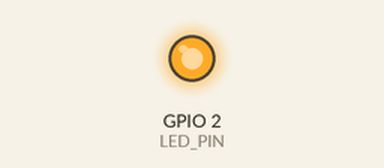
A sketch run on a simulated ESP32. Parts: output pins drawn as LEDs (lit = HIGH). I2S audio is not simulated (input reads silence); random numbers use the default seed unless the sketch sets one; what the sketch prints to the serial monitor is not drawn.

Above: at 5.8 s.
At 36.5 s:
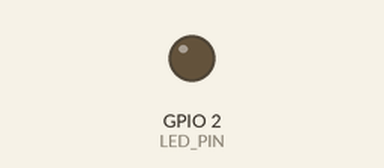
Timing chart, 0 to 40.7 s (numbered marks = the images above):
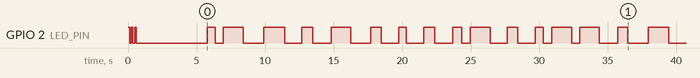

The sketch:

sonara_deploy_node.ino
```cpp
/*
 * SONARA DEPLOYMENT NODE (farm data collection, Nov 2026)
 *
 * Records 5-s clips back to back and sends every clip to the bridge, as fast as the link allows.
 * Up to 5 nodes can share one bridge: before sending, a node asks the bridge for a turn
 * (REQUEST -> GRANT or WAIT), so only one node sends at a time and the USB link to the Pi
 * is never overloaded. With one node: about one clip every 9-10 s (about 6 clips per minute).
 *
 * Cycle:  RECORD 5 s  ->  ask for a turn  ->  SEND 667 packets (with retries)  ->  END packet with stats
 *
 * >>> BEFORE FLASHING EACH NODE: set NODE_ID (1, 2, 3, 4, 5 - every node different!) <<<
 * BRIDGE_MAC must be your bridge ESP32's MAC (unchanged from before).
 *
 * Blue LED (GPIO2):  ON = sending a clip | slow blink = waiting for a turn |
 *                    OFF = recording | 3 fast blinks at start-up | fast blink forever = bridge not found for 60 s
 * Wiring = the normal node (INMP441: WS 25, SCK 27, SD 32). Board: "ESP32 Dev Module".
 */
#include <WiFi.h>
#include <esp_now.h>
#include <esp_wifi.h>
#include <esp_idf_version.h>
#include <driver/i2s.h>

// ===================== SET THESE =====================
#define NODE_ID           1                    // 1..5, DIFFERENT for every node
uint8_t BRIDGE_MAC[6] = {0xD4, 0xE9, 0xF4, 0xB2, 0xBF, 0x28};
#define HAS_BATT_DIVIDER  0                    // 1 only if the 100k/100k divider to GPIO34 is built
#define MIN_CYCLE_MS      0                    // 0 = as fast as possible; e.g. 30000 = one clip per 30 s
// =====================================================

#define WIFI_CHANNEL      1
#define SEND_RETRIES      4
#define INTER_PACKET_DELAY_MS 2
#define MAX_CONSEC_FAIL   20
#define TURN_GIVEUP_MS    60000                // no turn for 60 s -> drop this clip, record a new one
#define LED_PIN           2
#define BATT_PIN          34

#define I2S_WS   25
#define I2S_SCK  27
#define I2S_SD   32
#define I2S_PORT I2S_NUM_0
#define SAMPLE_RATE  16000
#define CLIP_SAMPLES 80000
#define CLIP_BYTES   160000
#define PIECES       10
#define PIECE_BYTES  16000
#define DATA_MAX     240

#define MSG_AUDIO 0x53
#define MSG_REQ   0x60
#define MSG_GRANT 0x61
#define MSG_WAIT  0x62
#define MSG_END   0x63

typedef struct __attribute__((packed)) {
  uint8_t magic, type, node_id; uint16_t clip_id, chunk_idx, total_chunks; uint8_t data_len; uint8_t data[DATA_MAX];
} AudioPacket;                                   // 250 bytes, same layout as sonara_node.ino
typedef struct __attribute__((packed)) {
  uint8_t magic, node_id; uint16_t clip_id;
} CtrlPacket;                                    // REQ / GRANT / WAIT, 4 bytes
typedef struct __attribute__((packed)) {
  uint8_t magic, node_id; uint16_t clip_id;
  uint32_t uptime_s, min_heap; uint8_t reset_reason, i2s_ok;
  uint16_t rec_peak, rec_rms, pkts, failed, retries, send_ms, wait_ms, batt_mv;
  uint32_t rec_age_ms;                           // ms from start of recording to this END packet
  uint16_t dropped_clips, sent_clips;            // since boot
} EndPacket;                                     // 38 bytes

uint8_t *piece[PIECES];
static int32_t raw[256];
volatile bool cbDone = false, cbOk = false;
volatile uint8_t ctrlReply = 0; volatile uint16_t ctrlClip = 0;
uint16_t clipId = 0, droppedClips = 0, sentClips = 0;
bool i2sOk = false;

#if ESP_IDF_VERSION >= ESP_IDF_VERSION_VAL(5, 5, 0)
void onSent(const wifi_tx_info_t *info, esp_now_send_status_t s) {
#else
void onSent(const uint8_t *mac, esp_now_send_status_t s) {
#endif
  cbOk = (s == ESP_NOW_SEND_SUCCESS); cbDone = true;
}

#if ESP_IDF_VERSION_MAJOR >= 5
void onRecv(const esp_now_recv_info_t *info, const uint8_t *d, int len) {
#else
void onRecv(const uint8_t *mac, const uint8_t *d, int len) {
#endif
  if (len >= 4 && (d[0] == MSG_GRANT || d[0] == MSG_WAIT) && d[1] == NODE_ID) {
    ctrlClip = d[2] | (d[3] << 8);
    ctrlReply = d[0];
  }
}

bool sendOnce(const uint8_t *d, size_t n) {
  cbDone = false; cbOk = false;
  if (esp_now_send(BRIDGE_MAC, d, n) != ESP_OK) { delay(5); return false; }
  unsigned long t0 = millis();
  while (!cbDone && millis() - t0 < 60) delay(1);
  return cbDone && cbOk;
}

void copyClip(uint32_t off, uint32_t len, uint8_t *dst) {      // clip bytes live in 10 pieces
  while (len) {
    uint32_t p = off / PIECE_BYTES, o = off % PIECE_BYTES, n = min(len, (uint32_t)(PIECE_BYTES - o));
    memcpy(dst, piece[p] + o, n); dst += n; off += n; len -= n;
  }
}

// Ask the bridge for a turn. Returns true when granted.
bool waitForTurn(unsigned long &waitMs) {
  CtrlPacket rq = {MSG_REQ, NODE_ID, clipId};
  unsigned long t0 = millis();
  while (millis() - t0 < TURN_GIVEUP_MS) {
    digitalWrite(LED_PIN, ((millis() / 500) % 2) ? HIGH : LOW);
    ctrlReply = 0;
    sendOnce((uint8_t *)&rq, sizeof(rq));
    unsigned long t1 = millis();
    while (ctrlReply == 0 && millis() - t1 < 150) delay(1);
    if (ctrlReply == MSG_GRANT && ctrlClip == clipId) { waitMs = millis() - t0; return true; }
    if (ctrlReply == MSG_WAIT) delay(300 + esp_random() % 600);     // another node is sending
    else delay(400 + esp_random() % 300);                           // no answer: bridge busy or away
  }
  waitMs = millis() - t0;
  return false;
}

void setup() {
  Serial.begin(115200);
  pinMode(LED_PIN, OUTPUT);
  for (int i = 0; i < 3; i++) { digitalWrite(LED_PIN, HIGH); delay(120); digitalWrite(LED_PIN, LOW); delay(120); }
  for (int i = 0; i < PIECES; i++) {
    piece[i] = (uint8_t *)malloc(PIECE_BYTES);
    if (!piece[i]) { Serial.printf("FAIL: memory piece %d\n", i); while (true) delay(1000); }
  }
  i2s_config_t cfg = {};
  cfg.mode = (i2s_mode_t)(I2S_MODE_MASTER | I2S_MODE_RX);
  cfg.sample_rate = SAMPLE_RATE;
  cfg.bits_per_sample = I2S_BITS_PER_SAMPLE_32BIT;
  cfg.channel_format = I2S_CHANNEL_FMT_ONLY_LEFT;
  cfg.communication_format = I2S_COMM_FORMAT_STAND_I2S;
  cfg.intr_alloc_flags = ESP_INTR_FLAG_LEVEL1;
  cfg.dma_buf_count = 8; cfg.dma_buf_len = 256; cfg.use_apll = false;
  i2s_pin_config_t pins = {};
  pins.mck_io_num = I2S_PIN_NO_CHANGE; pins.bck_io_num = I2S_SCK; pins.ws_io_num = I2S_WS;
  pins.data_out_num = I2S_PIN_NO_CHANGE; pins.data_in_num = I2S_SD;
  i2sOk = (i2s_driver_install(I2S_PORT, &cfg, 0, NULL) == ESP_OK) && (i2s_set_pin(I2S_PORT, &pins) == ESP_OK);

  WiFi.mode(WIFI_STA); WiFi.disconnect();
  esp_wifi_set_channel(WIFI_CHANNEL, WIFI_SECOND_CHAN_NONE);
  if (esp_now_init() != ESP_OK) { Serial.println("FAIL: ESP-NOW init"); while (true) delay(1000); }
  esp_now_register_send_cb(onSent);
  esp_now_register_recv_cb(onRecv);
  esp_now_peer_info_t peer = {};
  memcpy(peer.peer_addr, BRIDGE_MAC, 6); peer.channel = WIFI_CHANNEL; peer.encrypt = false;
  esp_now_add_peer(&peer);
  Serial.printf("SONARA deployment node %d started, free heap %u, mic %s\n",
                NODE_ID, (unsigned)ESP.getFreeHeap(), i2sOk ? "OK" : "FAILED");
}

void loop() {
  unsigned long recStart = millis();

  // 1. RECORD 5 s (LED off)
  digitalWrite(LED_PIN, LOW);
  uint32_t peak = 0; double sumSq = 0; size_t br = 0;
  if (i2sOk) {
    for (int k = 0; k < 4; k++) i2s_read(I2S_PORT, raw, sizeof(raw), &br, portMAX_DELAY);   // flush old samples
    recStart = millis();
    uint32_t n = 0;
    while (n < CLIP_SAMPLES) {
      i2s_read(I2S_PORT, raw, sizeof(raw), &br, portMAX_DELAY);
      int words = br / 4;
      for (int i = 0; i < words && n < CLIP_SAMPLES; i++, n++) {
        int16_t s = (int16_t)(raw[i] >> 16);
        uint32_t off = n * 2;
        piece[off / PIECE_BYTES][off % PIECE_BYTES] = s & 0xFF;
        piece[(off + 1) / PIECE_BYTES][(off + 1) % PIECE_BYTES] = (s >> 8) & 0xFF;
        uint32_t a = s < 0 ? -(int32_t)s : s; if (a > peak) peak = a; sumSq += (double)s * s;
      }
    }
  } else {
    delay(5000);                                   // mic failed: still report so the Pi sees it
  }

  // 2. ASK FOR A TURN
  unsigned long waitMs = 0;
  if (!waitForTurn(waitMs)) {
    droppedClips++;
    Serial.printf("clip %u dropped: no turn from the bridge for %lu ms\n", clipId, waitMs);
    for (int i = 0; i < 40; i++) { digitalWrite(LED_PIN, i % 2); delay(50); }    // fast blink = bridge not found
    clipId++;
    return;
  }

  // 3. SEND the clip (LED on)
  digitalWrite(LED_PIN, HIGH);
  AudioPacket ap; ap.magic = MSG_AUDIO; ap.type = 1; ap.node_id = NODE_ID; ap.clip_id = clipId;
  uint16_t total = (CLIP_BYTES + DATA_MAX - 1) / DATA_MAX;
  ap.total_chunks = total;
  uint16_t sentOk = 0, failed = 0, retries = 0; int consec = 0;
  unsigned long t0 = millis();
  for (uint16_t i = 0; i < total; i++) {
    uint32_t off = (uint32_t)i * DATA_MAX, len = min((uint32_t)DATA_MAX, (uint32_t)(CLIP_BYTES - off));
    ap.chunk_idx = i; ap.data_len = len; copyClip(off, len, ap.data);
    bool ok = false;
    for (int a = 0; a <= SEND_RETRIES && !ok; a++) { if (a) retries++; ok = sendOnce((uint8_t *)&ap, sizeof(ap)); }
    if (ok) { sentOk++; consec = 0; } else { failed++; consec++; }
    if (consec >= MAX_CONSEC_FAIL) { failed += total - 1 - i; break; }   // bridge gone: give up this clip
    delay(INTER_PACKET_DELAY_MS);
  }
  unsigned long sendMs = millis() - t0;
  sentClips++;

  // 4. END packet with this clip's numbers (also tells the bridge the turn is over)
  EndPacket e = {};
  e.magic = MSG_END; e.node_id = NODE_ID; e.clip_id = clipId;
  e.uptime_s = millis() / 1000; e.min_heap = ESP.getMinFreeHeap(); e.reset_reason = (uint8_t)esp_reset_reason();
  e.i2s_ok = i2sOk; e.rec_peak = peak > 65535 ? 65535 : peak; e.rec_rms = (uint16_t)sqrt(sumSq / CLIP_SAMPLES);
  e.pkts = total; e.failed = failed; e.retries = retries;
  e.send_ms = sendMs > 65535 ? 65535 : sendMs; e.wait_ms = waitMs > 65535 ? 65535 : waitMs;
#if HAS_BATT_DIVIDER
  e.batt_mv = (uint16_t)(analogReadMilliVolts(BATT_PIN) * 2);
#else
  e.batt_mv = 0;
#endif
  e.rec_age_ms = millis() - recStart; e.dropped_clips = droppedClips; e.sent_clips = sentClips;
  for (int a = 0; a <= SEND_RETRIES; a++) if (sendOnce((uint8_t *)&e, sizeof(e))) break;
  digitalWrite(LED_PIN, LOW);

  Serial.printf("clip %u: sent %u/%u (failed %u, retries %u) in %lu ms, waited %lu ms, peak %u\n",
                clipId, sentOk, total, failed, retries, sendMs, waitMs, (unsigned)peak);
  clipId++;
  while ((long)(recStart + MIN_CYCLE_MS - millis()) > 0) delay(10);
}
```

Measured:
- by itself, GPIO 2 (LED_PIN): HIGH → LOW at 0.12 s, → HIGH 0.12 s later, → LOW 0.12 s later, → HIGH 0.12 s later, … (37 changes in this stretch)
